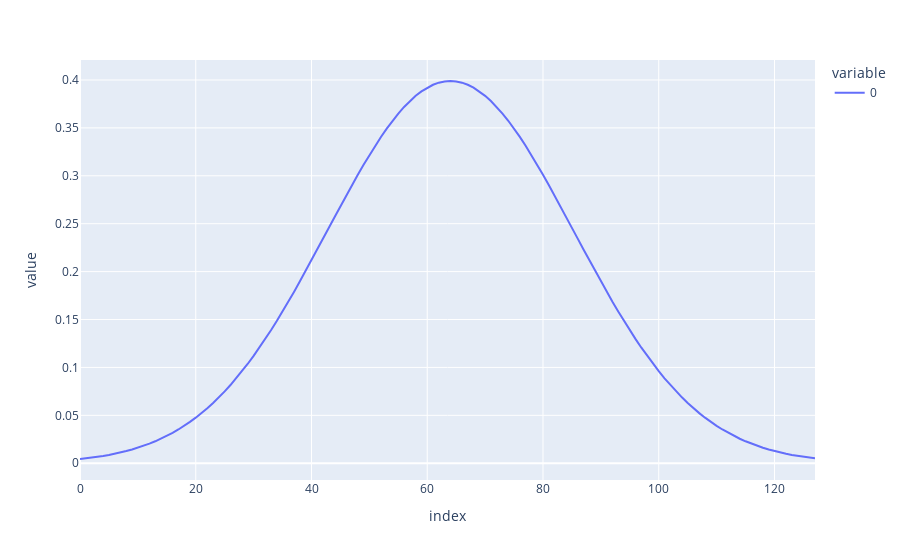

Notebook cell for this chart:
### Code cell
def circular_convolution(signal, kernel):
    len_kernel = len(kernel)
    half_kernel = len_kernel // 2
    
    # Étendre le signal aux deux extrémités pour gérer le cas circulaire
    extended_signal = np.concatenate([signal[-half_kernel:], signal, signal[:half_kernel]])
    
    # Appliquer la convolution standard
    result = np.convolve(extended_signal, kernel, mode='valid')
    
    return result

N = 64
filter = [scipy.stats.norm.pdf(3*x/N, 0, 1) for x in range(-N, N)]
fig = px.line(filter)
fig.show()

### Figure 1 — Plotly figure (JSON) as saved in the notebook; plotly's stock layout.template omitted (floating-point values rounded to 4 significant figures)
{"data": [{"hovertemplate": "variable=0<br>index=%{x}<br>value=%{y}<extra></extra>", "legendgroup": "0", "line": {"color": "#636efa", "dash": "solid"}, "marker": {"symbol": "circle"}, "mode": "lines", "name": "0", "orientation": "v", "showlegend": true, "type": "scatter", "x": [0, 1, 2, 3, 4, 5, 6, 7, 8, 9, 10, 11, 12, 13, 14, 15, 16, 17, 18, 19, 20, 21, 22, 23, 24, 25, 26, 27, 28, 29, 30, 31, 32, 33, 34, 35, 36, 37, 38, 39, 40, 41, 42, 43, 44, 45, 46, 47, 48, 49, 50, 51, 52, 53, 54, 55, 56, 57, 58, 59, 60, 61, 62, 63, 64, 65, 66, 67, 68, 69, 70, 71, 72, 73, 74, 75, 76, 77, 78, 79, 80, 81, 82, 83, 84, 85, 86, 87, 88, 89, 90, 91, 92, 93, 94, 95, 96, 97, 98, 99, 100, 101, 102, 103, 104, 105, 106, 107, 108, 109, 110, 111, 112, 113, 114, 115, 116, 117, 118, 119, 120, 121, 122, 123, 124, 125, 126, 127], "xaxis": "x", "y": [0.004432, 0.005095, 0.005846, 0.006691, 0.007643, 0.00871, 0.009905, 0.01124, 0.01272, 0.01437, 0.0162, 0.01822, 0.02045, 0.0229, 0.02559, 0.02853, 0.03174, 0.03523, 0.03902, 0.04312, 0.04755, 0.05232, 0.05745, 0.06293, 0.06879, 0.07502, 0.08165, 0.08866, 0.09606, 0.1039, 0.112, 0.1206, 0.1295, 0.1388, 0.1484, 0.1584, 0.1686, 0.1791, 0.1898, 0.2008, 0.2119, 0.2231, 0.2344, 0.2458, 0.2571, 0.2683, 0.2795, 0.2904, 0.3011, 0.3116, 0.3217, 0.3313, 0.3406, 0.3493, 0.3574, 0.365, 0.3719, 0.378, 0.3835, 0.3881, 0.392, 0.395, 0.3972, 0.3985, 0.3989, 0.3985, 0.3972, 0.395, 0.392, 0.3881, 0.3835, 0.378, 0.3719, 0.365, 0.3574, 0.3493, 0.3406, 0.3313, 0.3217, 0.3116, 0.3011, 0.2904, 0.2795, 0.2683, 0.2571, 0.2458, 0.2344, 0.2231, 0.2119, 0.2008, 0.1898, 0.1791, 0.1686, 0.1584, 0.1484, 0.1388, 0.1295, 0.1206, 0.112, 0.1039, 0.09606, 0.08866, 0.08165, 0.07502, 0.06879, 0.06293, 0.05745, 0.05232, 0.04755, 0.04312, 0.03902, 0.03523, 0.03174, 0.02853, 0.02559, 0.0229, 0.02045, 0.01822, 0.0162, 0.01437, 0.01272, 0.01124, 0.009905, 0.00871, 0.007643, 0.006691, 0.005846, 0.005095], "yaxis": "y"}], "layout": {"legend": {"title": {"text": "variable"}, "tracegroupgap": 0}, "margin": {"t": 60}, "xaxis": {"anchor": "y", "domain": [0, 1], "title": {"text": "index"}}, "yaxis": {"anchor": "x", "domain": [0, 1], "title": {"text": "value"}}}}
